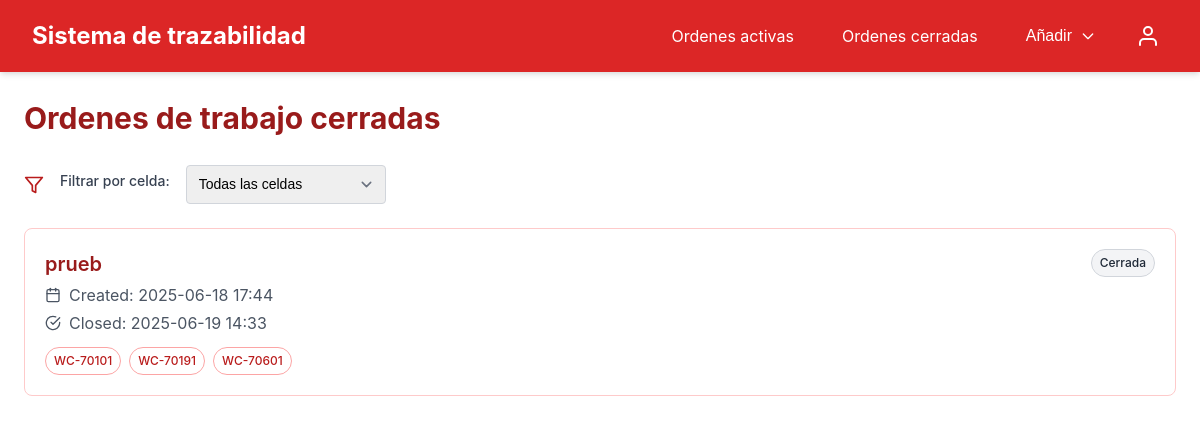
/ordenes-cerradas/ (signed in), run on the app's committed database.
### system/models.py (models this page shows, shortened)
class WorkOrders(models.Model):
    number = models.CharField(max_length=100, db_index=True)
    status = models.BooleanField(default=True)  # active or closed
    cells = models.ManyToManyField(Cells, related_name='workOrderItems')
    pub_date = models.DateTimeField(default=timezone.now)
    closed_date = models.DateTimeField(null=True, blank=True)
    closedBy = models.ForeignKey(User, on_delete=models.SET_NULL, null=True, blank=True)
    current_stage = models.CharField(
        max_length=10,
        choices=[('ensamble', 'Ensamble'), ('pintura', 'Pintura'), ('empaque', 'Empaque')],
        default='ensamble'
    )
    class Meta:
        verbose_name_plural = "Work Orders"

class Cells(models.Model):
    LINE_TYPE_CHOICES = [
        ('ensamble', 'Ensamble'),
        ('pintura', 'Pintura'),
        ('empaque', 'Empaque')
    ]
    work_cell = models.CharField(max_length=100, unique=True)
    lineType = models.CharField(max_length=10, choices=LINE_TYPE_CHOICES)
    def __str__(self):
        return f"{self.work_cell} - ({self.lineType})"
    class Meta:
        verbose_name_plural = "Cells"

### system/views.py (the view)
# urls.py: path("ordenes-cerradas/", closedOrdersListView.as_view(), name="closedWorkOrders"),
class closedOrdersListView(ListView):
    model = WorkOrders
    template_name = 'system/closedOrders.html'
    context_object_name = 'orders'
    paginate_by = 50
    def get_queryset(self):
        queryset = WorkOrders.objects.filter(status=False).order_by("-pub_date")
        line_type = self.request.GET.get('line_type')
        if line_type and line_type != 'all':
            queryset = queryset.filter(items__cells__lineType=line_type).distinct()
        cell_id = self.request.GET.get('cell')
        if cell_id and cell_id != 'all':
            try:
                queryset = queryset.filter(items__cells__lineType__id=int(cell_id)).distinct()
            except (ValueError, TypeError):
                pass
        return queryset
    def get_context_data(self, **kwargs):
        context = super().get_context_data(**kwargs)
        context['cells'] = Cells.objects.all()
        context['line_types'] = Cells.LINE_TYPE_CHOICES
        context['current_line_type'] = self.request.GET.get('line_type', 'all')
        context['current_cell'] = self.request.GET.get('cell', 'all')
        return context

### system/templates/system/closedOrders.html (shortened to what this page needs)
{% extends 'system/base.html' %}
{% block content %}
<div class="space-y">
    <div class="header">
        <h1 class="page-title"> Ordenes de trabajo cerradas </h1>
    </div>
    <div class="flex items-center gap-4">
        <svg xmlns="http://www.w3.org/2000/svg" width="20" height="20" viewBox="0 0 24 24" fill="none" stroke="currentColor" stroke-width="2" stroke-linecap="round" stroke-linejoin="round" class="text-red-700">
            <polygon points="22 3 2 3 10 12.46 10 19 14 21 14 12.46 22 3"></polygon>
        </svg>
        <label class="form-label" for="cell-filter"> Filtrar por celda: </label>
        <select id="cell-filter" class="form-control form-select" style="width: 200px">
            <option value="all"> Todas las celdas </option>
        </select>
    </div>
    <div class="grid">
        {% for order in orders %}
        <div class="card card-clickable" data-url="{% url 'closedWorkOrdersDetail' order.id %}" onclick="window.location.href=this.dataset.url">
            <div class="card-content">
                <div class="flex justify-between items-start">
                    <div>
                        <h3 class="text-xl font-semibold text-red-800">{{ order.number }}</h3>
                        <p class="text-gray-600 flex items-center mt-1">
                            Created: {{ order.pub_date|date:'Y-m-d H:i' }}
                        </p>
                        <p class="text-gray-600 flex items-center mt-1">
                            <svg xmlns="http://www.w3.org/2000/svg" width="16" height="16" viewBox="0 0 24 24" fill="none" stroke="currentColor" stroke-width="2" stroke-linecap="round" stroke-linejoin="round" class="mr-2">
                                <path d="M22 11.08V12a10 10 0 1 1-5.93-9.14"></path>
                                <polyline points="22 4 12 14.01 9 11.01"></polyline>
                            </svg>
                            Closed: {{ order.closed_date|date:'Y-m-d H:i' }}
                        </p>
                        <div class="flex flex-wrap gap-2 mt-3">
                            {% for cell in order.cells.all %}
                            <span class="badge badge-outline">{{ cell.work_cell }}</span>
                            {% endfor %}
                        </div>
                    </div>
                    <span class="badge badge-neutral"> Cerrada </span>
                </div>
            </div>
        </div>
        {% empty %}
        <div class="text-center p-6">
            <p> No hay ordenes cerradas </p>
        </div>
        {% endfor %}
    </div>
</div>
{% endblock %}

### system/templates/system/base.html (shortened to what this page needs)
{% load static %}
<!DOCTYPE html>
<html lang="en">
<head>
</head>
<body>
    <div class="min-h-screen">
        <nav class="navbar">
            <div class="container navbar-container">
                <a href="{% url 'activeWorkOrders' %}" style="text-decoration: none; color: white;"><h1 class="navbar-title">Sistema de trazabilidad</h1></a>
                <div class="flex items-center gap-4">
                    <div class="navbar-links">
                        <a href="{% url 'activeWorkOrders' %}" class="navbar-link {% if request.resolver_match.url_name == 'active_work_orders' %}active{% endif %}">
                            Ordenes activas
                        </a>
                        <a href="{% url 'closedWorkOrders' %}" class="navbar-link {% if request.resolver_match.url_name == 'closed_orders' %}active{% endif %}">
                            Ordenes cerradas
                        </a>
                         {% if user.groups.all %}
                          {% for grupo in user.groups.all %}
                              {% if grupo.name == 'admin' or grupo.name == 'ingenieros' %}
                                <div class="dropdown register-dropdown">
                                    <button id="register-dropdown-button" class="dropdown-button">
                                        Añadir
                                        <svg class="dropdown-arrow" xmlns="http://www.w3.org/2000/svg" fill="none" viewBox="0 0 24 24" stroke="currentColor">
                                            <path stroke-linecap="round" stroke-linejoin="round" stroke-width="2" d="M19 9l-7 7-7-7" />
                                        </svg>
                                    </button>
                                </div>
                              {% endif %}
                            {% endfor %}
                        {% endif %}
                            </div>
                    <div class="dropdown user-dropdown">
                        <button id="user-dropdown-button" class="user-icon">
                            <svg xmlns="http://www.w3.org/2000/svg" width="24" height="24" viewBox="0 0 24 24" fill="none" stroke="currentColor" stroke-width="2" stroke-linecap="round" stroke-linejoin="round">
                                <path d="M20 21v-2a4 4 0 0 0-4-4H8a4 4 0 0 0-4 4v2"></path>
                                <circle cx="12" cy="7" r="4"></circle>
                            </svg>
                        </button>
                    </div>
                </div>
            </div>
        </nav>
        <main class="container main-content">
            {% block content %}
            {% endblock %}
        </main>
    </div>
</body>
</html>

### system/templates/system/base.html (style rules this page uses)
:root { --color-red-50: #fef2f2; --color-red-100: #fee2e2; --color-red-200: #fecaca; --color-red-300: #fca5a5; --color-red-400: #f87171; --color-red-500: #ef4444; --color-red-600: #dc2626; --color-red-700: #b91c1c; --color-red-800: #991b1b; --color-red-900: #7f1d1d; --color-gray-50: #f9fafb; --color-gray-100: #f3f4f6; --color-gray-200: #e5e7eb; --color-gray-300: #d1d5db; --color-gray-400: #9ca3af; --color-gray-500: #6b7280; --color-gray-600: #4b5563; --color-gray-700: #374151; --color-gray-800: #1f2937; --color-gray-900: #111827; --color-green-100: #dcfce7; --color-green-600: #16a34a; --color-green-800: #166534; }
* { box-sizing: border-box; margin: 0; padding: 0; }
body { font-family: -apple-system, BlinkMacSystemFont, "Segoe UI", Roboto, Oxygen, Ubuntu, Cantarell, "Open Sans", "Helvetica Neue", sans-serif; line-height: 1.5; color: var(--color-gray-900); background-color: white; }
.min-h-screen { min-height: 100vh; }
.container { width: 100%; max-width: 1200px; margin: 0 auto; padding: 0 1rem; }
.navbar { background-color: var(--color-red-600); color: white; padding: 1rem; box-shadow: 0 4px 6px -1px rgba(0, 0, 0, 0.1), 0 2px 4px -1px rgba(0, 0, 0, 0.06); }
.navbar-container { display: flex; justify-content: space-between; align-items: center; }
.navbar-title { font-size: 1.5rem; font-weight: bold; }
.navbar-links { display: flex; gap: 1rem; align-items: center; }
.navbar-link { background: none; border: none; color: white; padding: 0.5rem 1rem; cursor: pointer; font-size: 1rem; border-radius: 0.25rem; text-decoration: none; display: flex; align-items: center; height: 2.5rem; transition: background-color 0.2s; }
.dropdown { position: relative; display: inline-block; }
.dropdown-button { background: none; border: none; color: white; cursor: pointer; display: flex; align-items: center; padding: 0.5rem 1rem; border-radius: 0.25rem; font-size: 1rem; height: 2.5rem; transition: background-color 0.2s; gap: 0.5rem; }
.dropdown-arrow { transition: transform 0.2s ease; width: 16px; height: 16px; }
.user-icon { background: none; border: none; color: white; cursor: pointer; display: flex; align-items: center; padding: 0.5rem; border-radius: 50%; height: 2.5rem; width: 2.5rem; justify-content: center; transition: background-color 0.2s; }
.main-content { padding: 1.5rem; }
.space-y { display: flex; flex-direction: column; gap: 1.5rem; }
.header { display: flex; justify-content: space-between; align-items: center; }
.page-title { font-size: 1.875rem; font-weight: bold; color: var(--color-red-800); }
.card { background-color: white; border-radius: 0.5rem; border: 1px solid var(--color-red-200); overflow: hidden; }
.card-content { padding: 1.25rem; }
.card-clickable { cursor: pointer; transition: border-color 0.2s; }
.form-label { display: block; font-size: 0.875rem; font-weight: 500; margin-bottom: 0.5rem; color: var(--color-gray-700); }
.form-control { width: 100%; padding: 0.5rem 0.75rem; font-size: 0.875rem; line-height: 1.5; border: 1px solid var(--color-gray-300); border-radius: 0.25rem; transition: border-color 0.15s ease-in-out, box-shadow 0.15s ease-in-out; }
.form-select { appearance: none; background-position: right 0.5rem center; background-repeat: no-repeat; background-size: 1.5em 1.5em; padding-right: 2.5rem; }
.badge { display: inline-flex; align-items: center; padding: 0.25rem 0.5rem; font-size: 0.75rem; font-weight: 500; border-radius: 9999px; }
.badge-outline { background-color: transparent; border: 1px solid var(--color-red-300); color: var(--color-red-700); }
.badge-neutral { background-color: var(--color-gray-100); color: var(--color-gray-800); border: 1px solid var(--color-gray-300); }
.flex { display: flex; }
.items-center { align-items: center; }
.items-start { align-items: flex-start; }
.justify-between { justify-content: space-between; }
.gap-2 { gap: 0.5rem; }
.gap-4 { gap: 1rem; }
.flex-wrap { flex-wrap: wrap; }
.text-xl { font-size: 1.25rem; }
.font-semibold { font-weight: 600; }
.text-gray-600 { color: var(--color-gray-600); }
.text-red-700 { color: var(--color-red-700); }
.text-red-800 { color: var(--color-red-800); }
.mt-1 { margin-top: 0.25rem; }
.mt-3 { margin-top: 0.75rem; }
.mr-2 { margin-right: 0.5rem; }
.grid { display: grid; gap: 1rem; }

### data on the page
WorkOrders: number "prueb", pub_date "2025-06-18 17:44", closed_date "2025-06-19 14:33"
Cells: work_cell "WC-70101"
Cells: work_cell "WC-70191"
Cells: work_cell "WC-70601"
